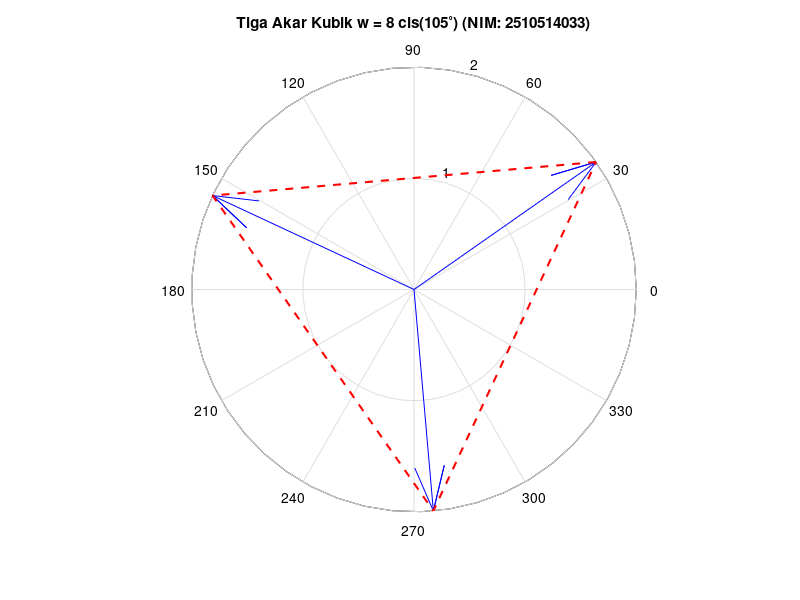

The MATLAB source for this figure:
% =======================================================================
% UTS Matematika Sains Data Semester Genap 2025/2026
% Soal 4 Bilangan Kompleks dan Fasor
%
% Nama : Daffa
% NIM  : 2510514033
% Parameter: N=33, a=3, b=3, K=7, theta0=105, alpha=0.004
% Tanggal: 2026-04-26
% =======================================================================
clc; clear; close all;

% === 4.b Verifikasi Operasi Aljabar ===
z1 = complex(5, 4);
z2 = complex(4, -5);

disp('--- Verifikasi Operasi Aljabar ---');
z_jumlah = z1 + z2
z_kali = z1 * z2
z_bagi = z1 / z2
jarak_modulus = abs(z1 - z2)

% === 4.e Plot Akar Kubik ===
r = 8; theta0 = 105;
sudut_w0 = deg2rad((theta0 + 0*360)/3);
sudut_w1 = deg2rad((theta0 + 1*360)/3);
sudut_w2 = deg2rad((theta0 + 2*360)/3);

w0 = r^(1/3) * exp(1i * sudut_w0);
w1 = r^(1/3) * exp(1i * sudut_w1);
w2 = r^(1/3) * exp(1i * sudut_w2);

figure('Name', 'Plot Akar Kubik');
compass([w0, w1, w2], 'b-');
title('Tiga Akar Kubik w = 8 cis(105^\circ) (NIM: 2510514033)');
hold on;
plot([real(w0), real(w1), real(w2), real(w0)], ...
     [imag(w0), imag(w1), imag(w2), imag(w0)], 'r--', 'LineWidth', 1.5);
hold off;
